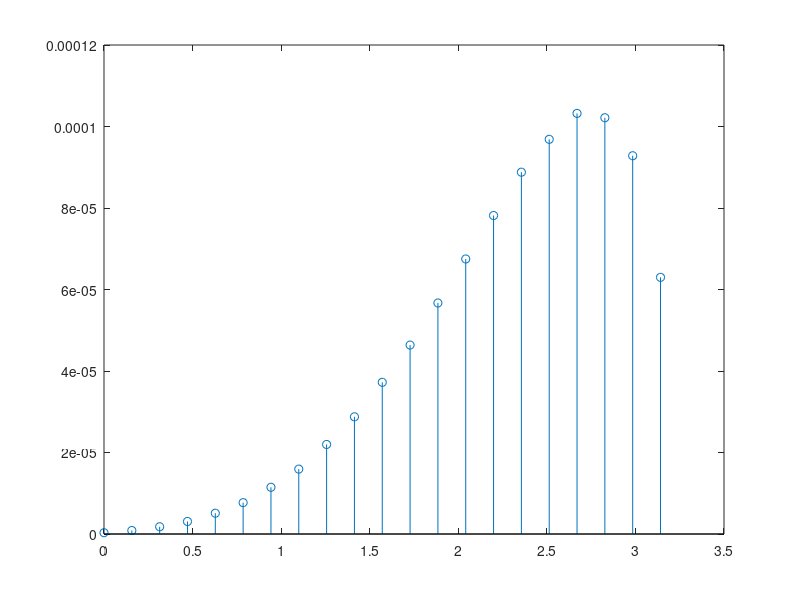
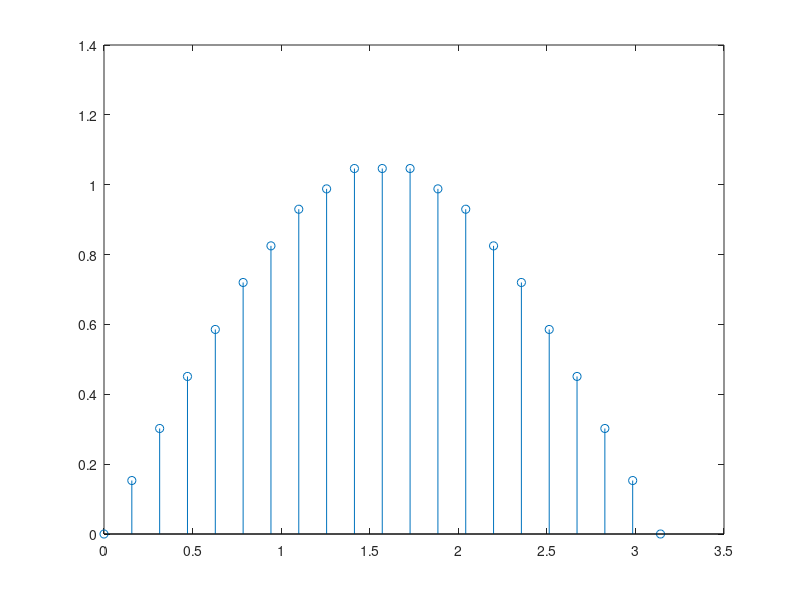
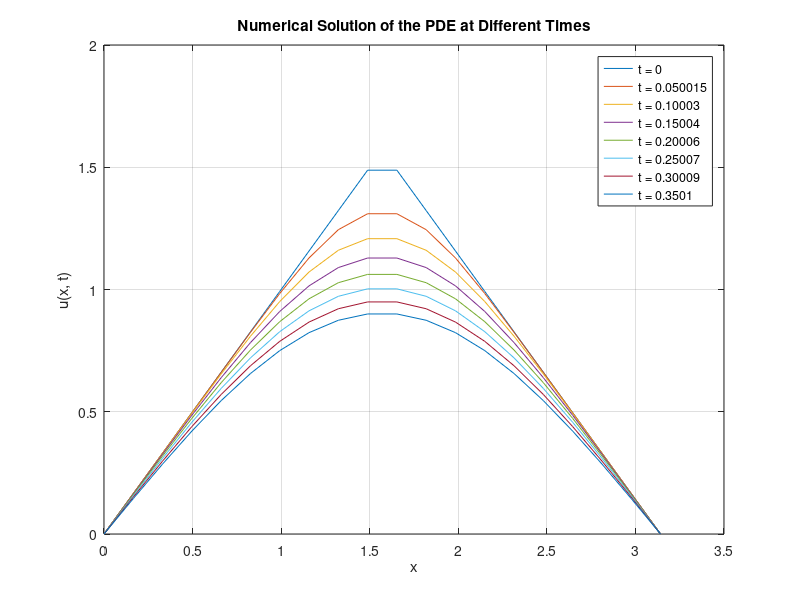

Reproduce these figures in MATLAB, in order.
%%
%Aproximada
clc
clear all 

K = 1;
dx = pi/20;
dt = (pi^2/800);
muuuu = (K*dt)/(dx^2);

T = (3*pi^2/80);
n = 20+1;



Uo = zeros(1,n);
shiftMatrixF = zeros(n,n);
shiftMatrixB = zeros(n,n);


%MATRIZ DE FORWARD
for i = 1.0: 1.0 :n
   if i ~= n 
    shiftMatrixF(i, i+1) = 1;
   end
end


%MATRIZ DE BACKWARD
for i = 1.0: 1.0 :n
   if i ~= n 
    shiftMatrixB(i+1, i) = 1;
   end
end


%Construimos Uo
i = 1;
for x = 0.0: dx :pi
    if (x < pi/2)
        Uo(i) = x;

    elseif (x == pi/2)
        Uo(i) = pi/2;

    else
        Uo(i) = pi-x;
    end
    i = i + 1;
end

%Construimos la aproximacion

for j = 0: dt : T
    U = (muuuu) * (Uo * shiftMatrixF) + (1 - 2*muuuu)*Uo + muuuu * muuuu * (Uo * shiftMatrixB);
    Uo = U;
end

figure
X = linspace(0, pi, n);
Y = Uo;

size(X)
size(Y)

stem(X,Y)

%% 
clc
clear all 

K = 1;
dx = pi/20;
dt = (pi^2/800);
mu = (K*dt)/(dx^2);

T = (3*pi^2/80);
n = 20+1;

Uo = zeros(1,n);

% Construct initial condition Uo
for i = 1:n
    x = (i-1) * dx;
    if (x < pi/2)
        Uo(i) = x;
    elseif (x == pi/2)
        Uo(i) = pi/2;
    else
        Uo(i) = pi-x;
    end
end

% Construct the approximation using central difference method
A = zeros(n,n);
for i = 2:n-1
    A(i,i-1) = mu;
    A(i,i) = 1 - 2*mu;
    A(i,i+1) = mu;
end
A(1,1) = 1;
A(n,n) = 1;

% Construct the next state U using implicit method
for j = 0:dt:0.2
    U = A * Uo';
    Uo = U';
end

% Plotting
figure
X = linspace(0, pi, n);
Y = Uo;
stem(X,Y)



%%
%EXACTA
% Constants
L = pi;
T = (3 * pi^2) / 80;
dx = pi / 20;
dt = pi^2 / 1000;

% Number of points
Nx = round(L / dx);
Nt = round(T / dt);

% Initialize solution matrix
u = zeros(Nx, Nt);

% Function to compute bk
compute_bk = @(k) 4 * (-1)^((k+1)/2) / (pi * k^2);

% Compute the solution
x = linspace(0, L, Nx);
t = linspace(0, T, Nt);

for i = 1:Nt
    for j = 1:Nx
        for k = 1:100  % summing up to a large enough value
            u(j, i) = u(j, i) + compute_bk(2*k - 1) * sin((2*k - 1) * x(j)) * exp(-((2*k - 1)^2) * t(i));
        end
    end
end
u = -u; 
% Plotting
figure;
for i = 1:5:Nt  % Plot at different times
    plot(x, u(:, i), 'DisplayName', ['t = ', num2str(t(i))]);
    hold on;
end

title('Numerical Solution of the PDE at Different Times');
xlabel('x');
ylabel('u(x, t)');
legend('Location', 'best');
grid on;
hold off;
